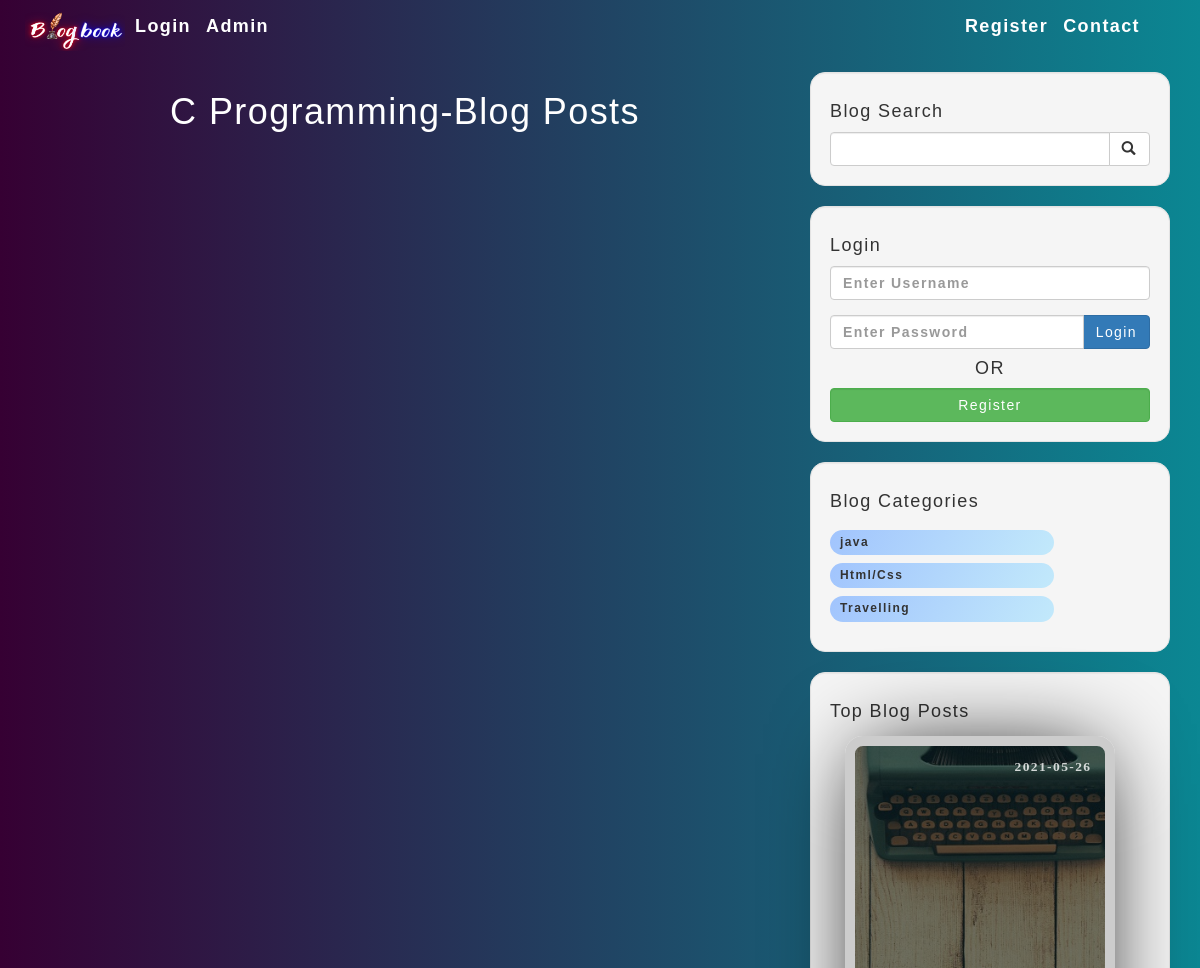
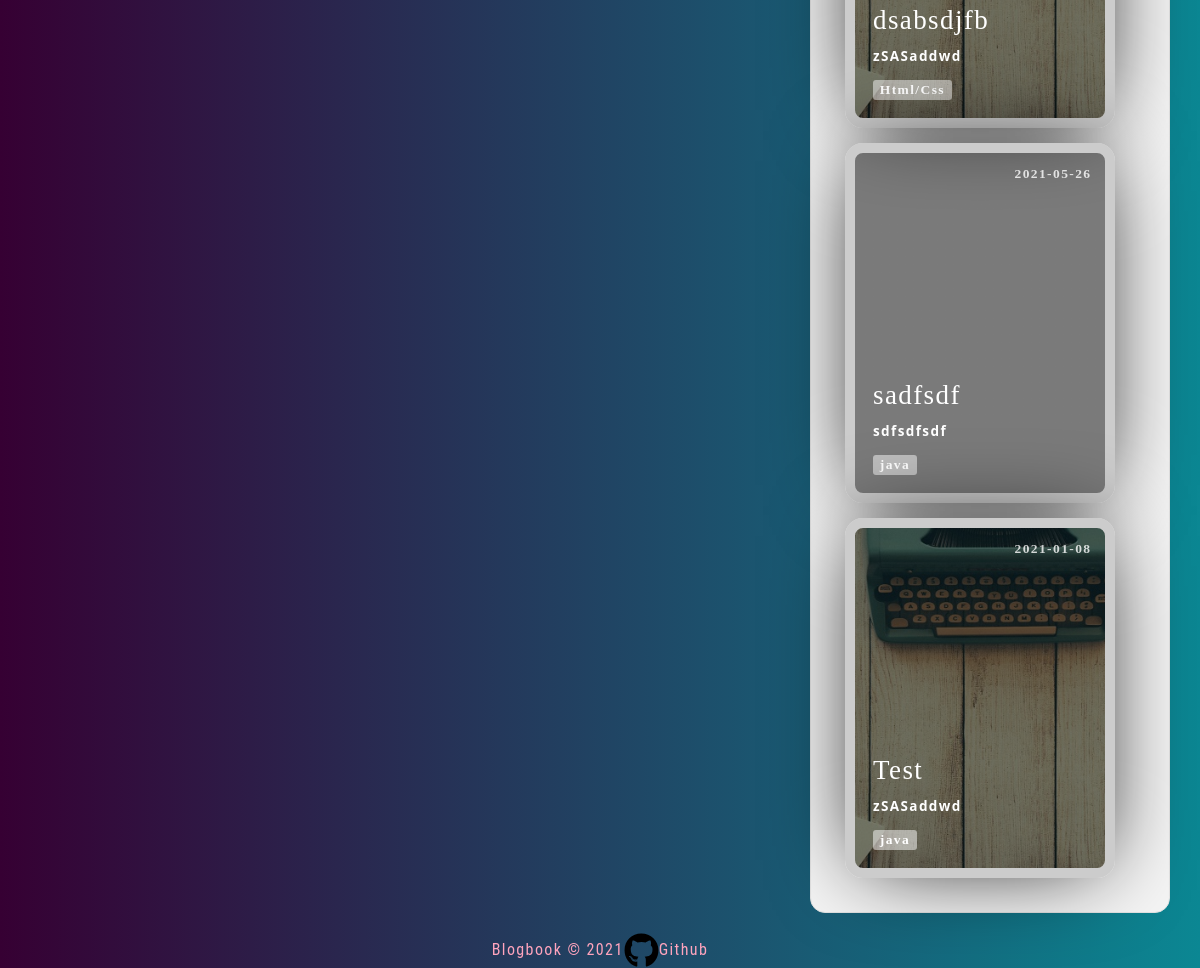
The page /category.php?category=5 on the database as committed earlier (2 pictures, top to bottom).
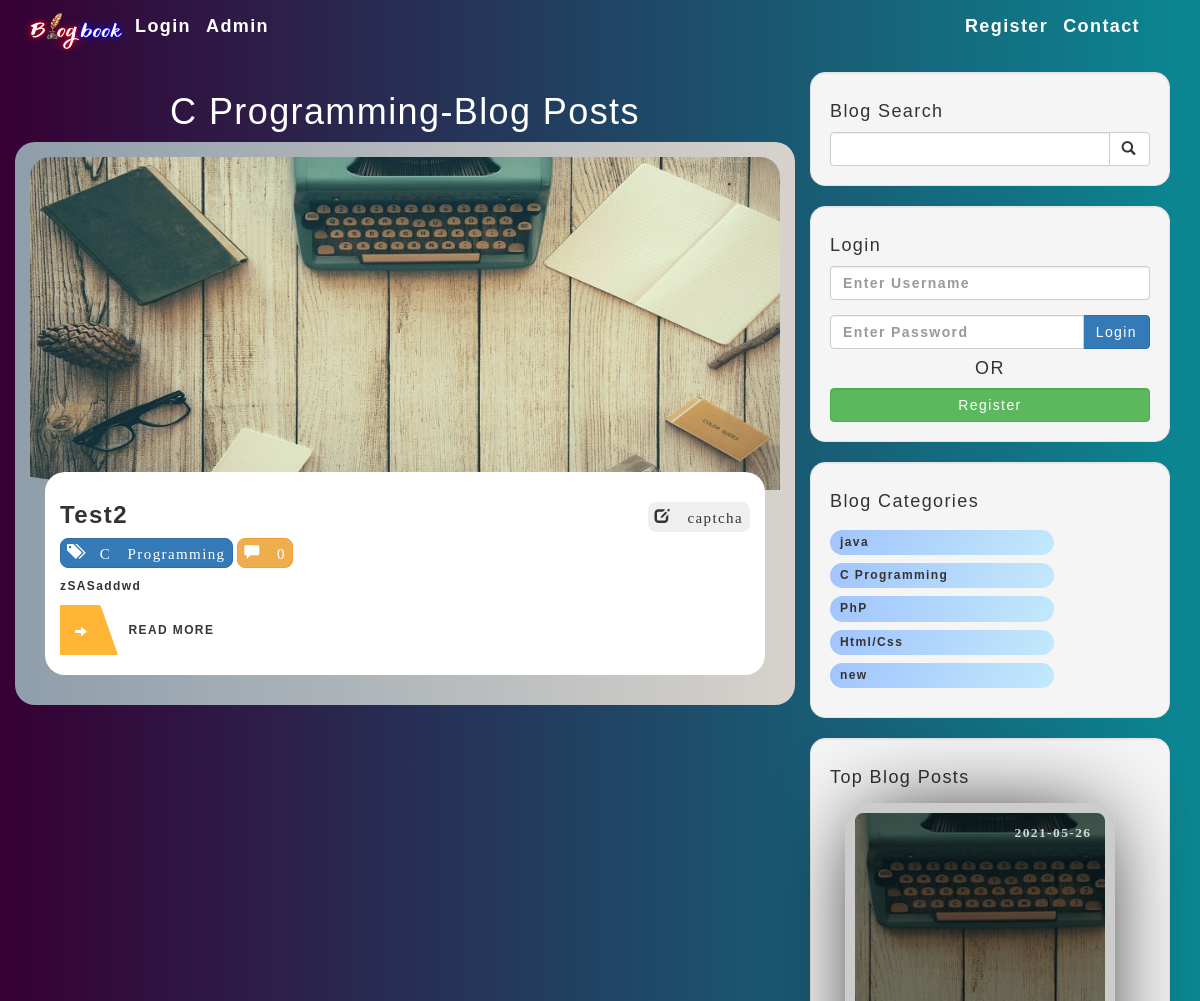
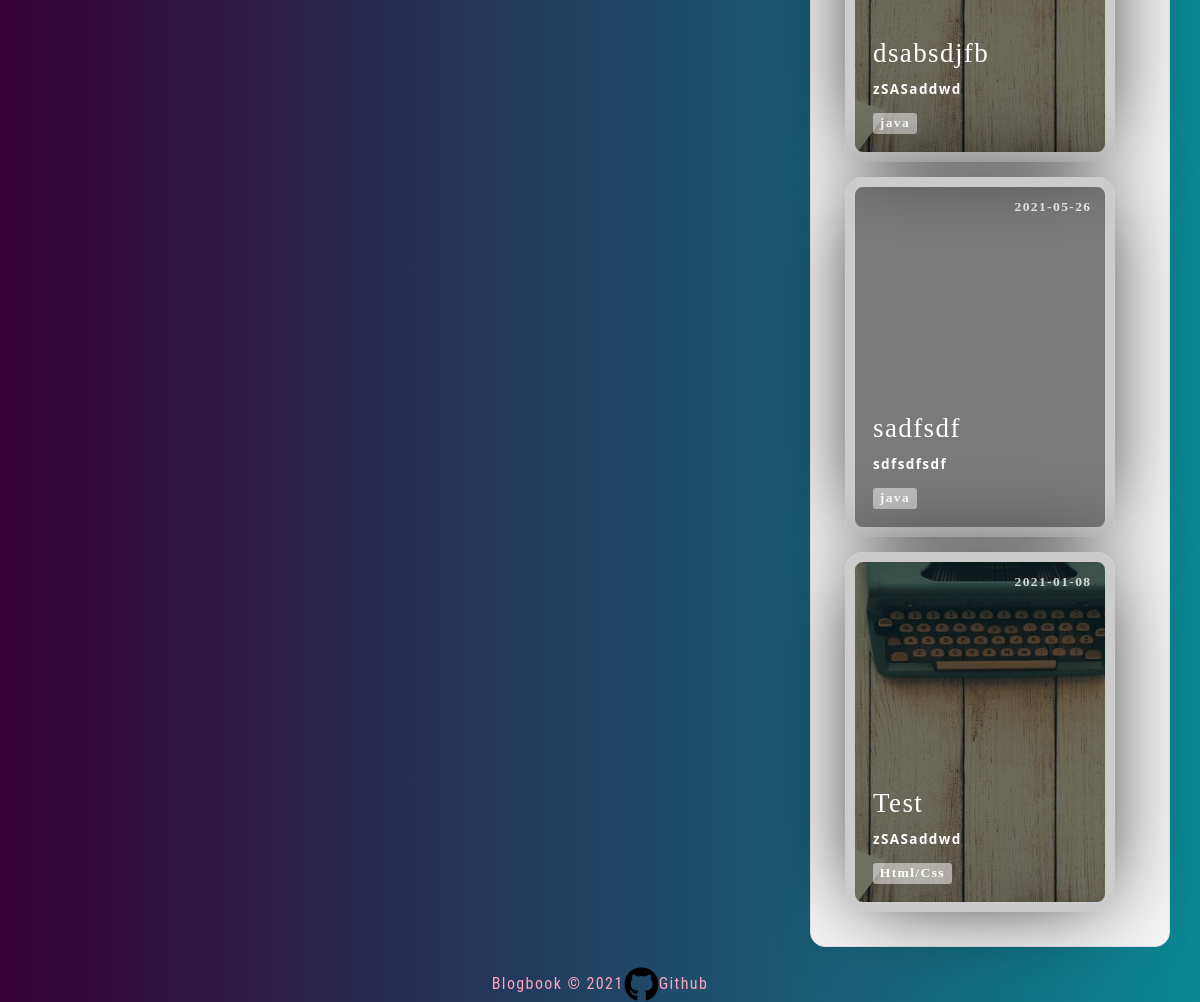
The same page on the database as committed later (2 pictures, top to bottom).
### tables this page shows
CREATE TABLE `categories` (
  `cat_id` int(3) NOT NULL,
  `cat_title` varchar(255) NOT NULL
);

CREATE TABLE `posts` (
  `post_id` int(3) NOT NULL,
  `post_category_id` int(3) NOT NULL,
  `post_title` varchar(255) NOT NULL,
  `post_author` varchar(255) NOT NULL,
  `author_id` int(255) NOT NULL,
  `post_date` date NOT NULL,
  `post_image` text NOT NULL,
  `post_content` mediumtext NOT NULL,
  `post_tags` varchar(255) NOT NULL,
  `post_comment_count` int(255) NOT NULL,
  `post_status` varchar(255) NOT NULL DEFAULT 'draft',
  `post_views_count` int(255) NOT NULL
);

### category.php (the view, shortened to what the changed rows need)
<?php include "includes/db.php"; ?>
<?php include "includes/header.php"; ?>
<body>
    <div class="container">
        <div class="row">
            <div class="col-md-8">
                <?php
                if (isset($_GET['category'])) {
                    $link_category = $_GET['category'];
                }
                $query = "SELECT * FROM categories WHERE cat_id={$link_category}";
                $select_categories_id = mysqli_query($connection, $query);
                $cat = mysqli_fetch_assoc($select_categories_id);
                $post_category = $cat['cat_title'];
                ?>
                <h1 class="text-center" style="color:white;"><?php echo $post_category; ?>-Blog Posts</h1>
                <?php
                $query = "SELECT * FROM posts WHERE post_category_id=$link_category";
                $select_all_posts_query = mysqli_query($connection, $query);
                while ($row = mysqli_fetch_assoc($select_all_posts_query)) {
                    $post_title = $row['post_title'];
                    $post_id = $row['post_id'];
                    $post_author = $row['post_author'];
                    $post_author_id = $row['author_id'];
                    $post_image = $row['post_image'];
                    $post_content = strip_tags(substr($row['post_content'], 0, 1000));
                    $post_status = $row['post_status'];
                    $post_comment = $row['post_comment_count'];
                    if ($post_status == 'published') {
                ?>
                        <div class="row" style="margin-top: 10px;">
                            <div class="col-6">
                                <article class="blog-card" style="z-index: 100;">
                                    <div class="blog-card__background">
                                        <div class="card__background--wrapper">
                                            <div class="card__background--main">
                                                <img src="images/<?php echo $post_image; ?>" alt="" style="  max-width: 100%;     height: fit-content;">
                                            </div>
                                        </div>
                                    </div>
                                    <div class="blog-card__head">
                                    </div>
                                    <div class="blog-card__info">
                                        <h5 style=" font-size: x-large; font-weight: 600; font-stretch: extra-expanded; overflow-wrap:break-word; "><a href="post.php?p_id=<?php echo $post_id; ?>"><?php echo $post_title; ?> </a>
                                            <div style="text-align:right;
                                        float:right;">
                                               <button type="button" class="btn btn-sml btn-dark"> <a href="user.php?u_id=<?php echo $post_author_id ?>"><i class="		glyphicon glyphicon-edit"> <?php echo $post_author; ?></i></a></button>
                                            </div>
                                        </h5>
                                        <p>
                                            <button type="button" class="btn btn-sml btn-primary"><i class="	glyphicon glyphicon-tags"> <?php echo $post_category; ?></i></button>
                                            <button type="button" class="btn btn-sml btn-warning"><i class="	glyphicon glyphicon-comment"> <?php echo $post_comment; ?></i></button>
                                        </p>
                                        <p><a class="post-summary" href="post.php?p_id=<?php echo $post_id; ?>"><?php echo $post_content; ?></a></p>
                                        <a href="post.php?p_id=<?php echo $post_id; ?>" class="btn1 btn--with-icon"><i class="btn-icon glyphicon glyphicon-arrow-right"></i>READ MORE</a>
                                    </div>
                                </article>
                            </div>
                        </div>
                <?php  }
                } ?>
            </div>
            <?php include "includes/sidebar.php";  ?>
        </div>
        <?php
        include "includes/footer.php";
        ?>

### includes/sidebar.php (shortened to what the changed rows need)
<div class="col-md-4">
    <?php
    $query = "SELECT DISTINCT categories.cat_id, categories.cat_title
    FROM categories
    INNER JOIN posts ON categories.cat_id=posts.post_category_id";
    $select_categories_sidebar = mysqli_query($connection, $query);
    ?>
    <div class="well " id="categories">
        <div class="row">
            <div class="col-lg-12">
                <ul class="list-unstyled">
                    <?php
                    while ($row = mysqli_fetch_assoc($select_categories_sidebar)) {
                        $cat_title = $row['cat_title'];
                        $cat_id = $row['cat_id'];
                        echo "<li   class='list-items'
                        data-aos='fade-left'
                        data-aos-delay='100'><a href='category.php?category=$cat_id'>{$cat_title}</a></li>";
                    }
                    ?>
                </ul>
            </div>
        </div>
    </div>
    <?php include "widget.php" ?>
</div>

### includes/widget.php (shortened to what the changed rows need)
<div class="well">
    <?php
    $query = "SELECT * FROM posts WHERE post_status='published'   ORDER BY post_views_count DESC LIMIT 3 ";
    $select_all_posts_query = mysqli_query($connection, $query);
    while ($row = mysqli_fetch_assoc($select_all_posts_query)) {
        $post_title = $row['post_title'];
        $post_id = $row['post_id'];
        $post_date = $row['post_date'];
        $post_image = $row['post_image'];
        $post_content = strip_tags(substr($row['post_content'], 0, 100));
        $post_status = $row['post_status'];
        $post_category_id = $row['post_category_id'];
        $query = "SELECT * FROM categories WHERE cat_id={$post_category_id}";
        $select_categories_id = mysqli_query($connection, $query);
        $cat = mysqli_fetch_assoc($select_categories_id);
        $post_category = $cat['cat_title'];
        if ($post_status == 'published') {
    ?>
            <div class="card-grid-space">
                <a class="card" href="../post.php?p_id=<?php echo $post_id; ?>" style="--bg-img: url('../images/<?php echo $post_image; ?>');margin:1.5rem;text-decoration:none;">
                    <div>
                        <h1><?php echo $post_title; ?></h1>
                        <p><?php echo $post_content; ?></p>
                        <div class="date"><?php echo $post_date; ?></div>
                        <div class="tags">
                            <div class="tag"><?php echo $post_category; ?></div>
                        </div>
                    </div>
                </a>
            </div>
    <?php  }
    } ?>

Rows that differ between the two databases and show on the page:
no longer on this page (row unchanged): categories: cat_title "Travelling"
now on one of the page's lists (row unchanged): categories: cat_title "C Programming"
now on this page (row edited): posts: post_image (picture), post_title "Test2", post_author "captcha", $post_category "C Programming", post_comment_count "0", post_content "zSASaddwd", shown under "C Programming-Blog Posts"
now on this page (row unchanged): categories: cat_title "PhP"
now on this page (row unchanged): categories: cat_title "new"
changed posts "dsabsdjfb": categories.cat_title "Html/Css" → "java"
changed posts "Test": categories.cat_title "java" → "Html/Css"
